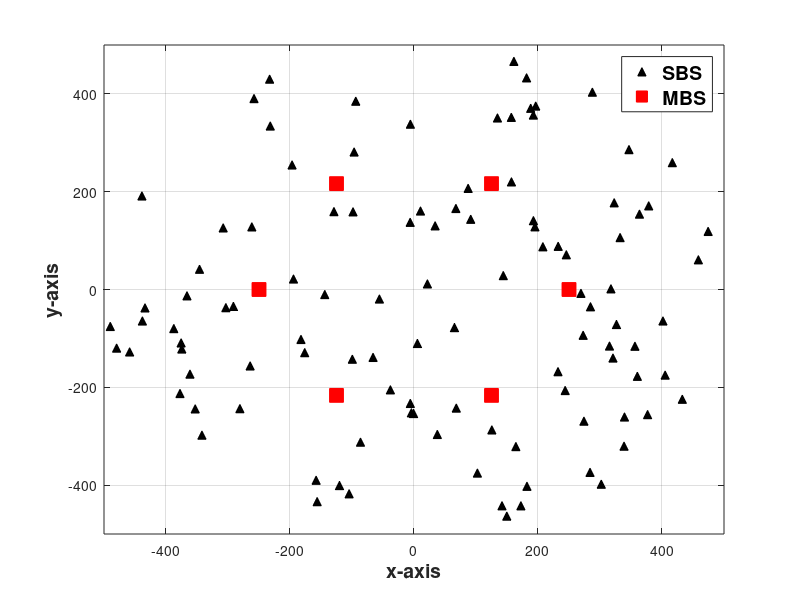

Recreate this plot in MATLAB. (Note: this script raises an error after producing the figure.)
%%
diskRadius = 500;
%% Generating MBS PPP
randNumb_MBS = poissrnd(5);
theta = rand(randNumb_MBS,1)*(2*pi);
r = diskRadius*sqrt(rand(randNumb_MBS,1));
x =  r.*cos(theta);  
y =  r.*sin(theta);   
MBS_location=[x,y];

%% Generating MBS fixed
randNumb_MBS = 6;
d = 2*pi/6;
a = linspace(0,2*pi,randNumb_MBS+1);
theta = a(1:randNumb_MBS)';
r = diskRadius/2*ones(randNumb_MBS,1);
x =  r.*cos(theta);  
y =  r.*sin(theta);   
MBS_location=[x,y];
 %% Generating SBS PPP
randNumb_SBS = poissrnd(100);
theta = rand(randNumb_SBS,1)*(2*pi);
r = diskRadius*sqrt(rand(randNumb_SBS,1));
x =  r.*cos(theta);
y =  r.*sin(theta);
SBS_location=[x,y];
%%
hold on;
grid on;
box on;

plot(SBS_location(:,1), SBS_location(:,2), '^k', 'MarkerFaceColor','k');
plot(MBS_location(:,1), MBS_location(:,2), 'sr', 'MarkerFaceColor','r', 'MarkerSize', 10);

% title('Example of mmWave BSs distribution','FontSize',14, 'FontWeight','bold');
xlim([-500,500]);
ylim([-500,500]);
xlabel('x-axis','FontSize',14, 'FontWeight','bold');
ylabel('y-axis','FontSize',14, 'FontWeight','bold');
legend({'SBS', 'MBS'},'FontSize',14, 'FontWeight','bold');
%%
h = open('deployment_1.fig');
set(h,'Units','Inches');
pos = get(h,'Position');
set(h,'PaperPositionMode','Auto','PaperUnits','Inches','PaperSize',[pos(3), pos(4)])
print(h,'deployment_1.pdf','-dpdf','-r0');